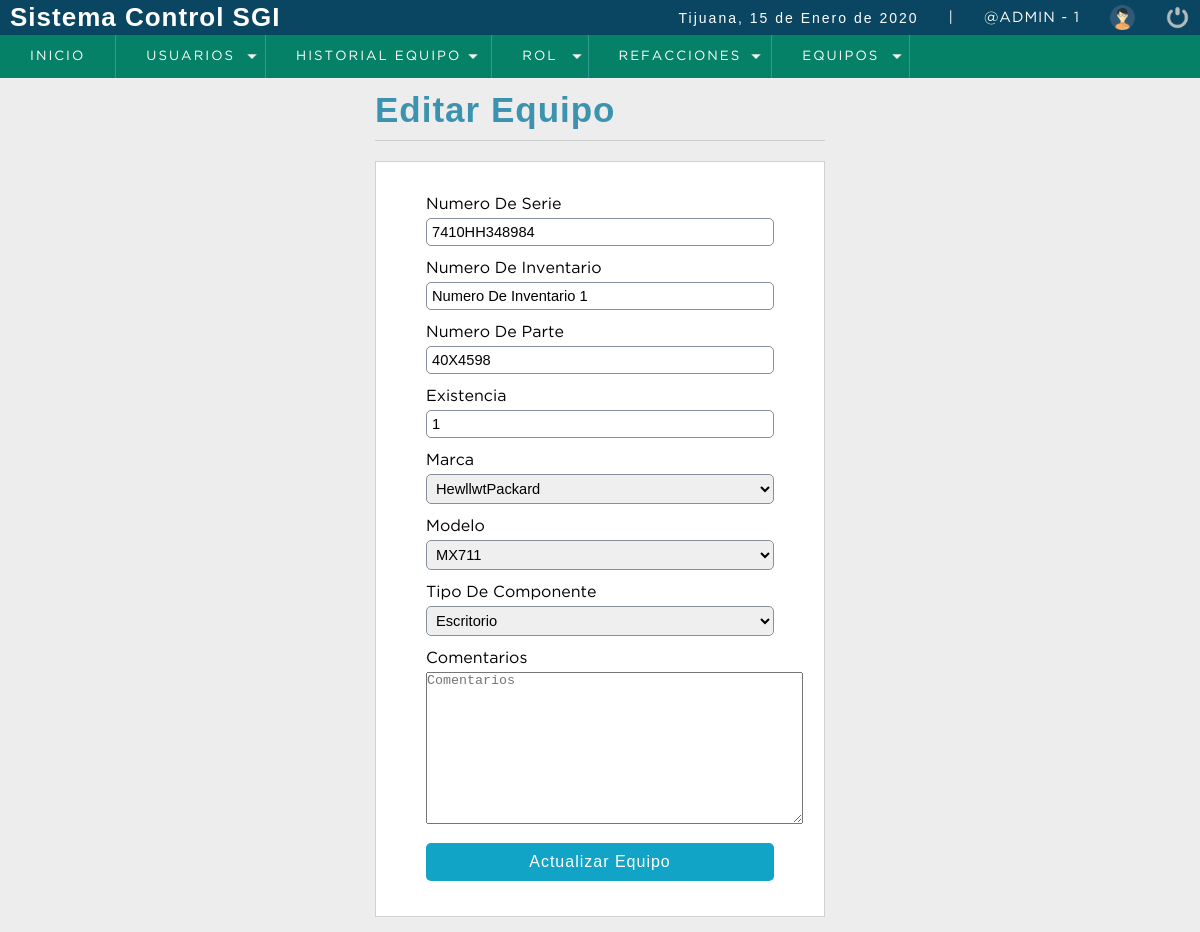
The app's page /sistema/editar_equipo.php?id=1 (signed in) with its own data.
### tables this page shows
CREATE TABLE t_Equipo
(
  id_epo INTEGER UNSIGNED PRIMARY KEY AUTO_INCREMENT,
  num_serie VARCHAR(45) UNIQUE NOT NULL,
  num_inv VARCHAR(45) NULL,
  num_parte VARCHAR(45) NULL,
  existencia INTEGER UNSIGNED NOT NULL,
  id_tipo_componente INT UNSIGNED NOT NULL,
  id_marca INTEGER UNSIGNED NOT NULL,
  id_modelo INTEGER UNSIGNED NOT NULL,
  comentarios TEXT NULL,
   
   
  FOREIGN KEY(id_tipo_componente) REFERENCES t_Tipo_Componente(id_tipo_componente)
    ON DELETE RESTRICT ON UPDATE CASCADE,
  FOREIGN KEY(id_marca) REFERENCES t_Marca(id_marca)
    ON DELETE RESTRICT ON UPDATE CASCADE,
  FOREIGN KEY(id_modelo) REFERENCES t_Modelo(id_modelo)
    ON DELETE RESTRICT ON UPDATE CASCADE
       

 

);

### conexion.php (called while the page is built, shortened)
<?php
  class Conexion
  {
    private static $host = 'localhost';
    private static $user = 'servicios';
    private static $password = 'pcnay2003';
    private static $db_name = 'ordenservicios';
    private static $db_charset = 'uft8';
    public $conexion;
    public $query;
    public $rows = array();
    public function db_open()
    {
      $this->conexion = new mysqli(self::$host,
      self::$user,
      self::$password,
      self::$db_name);
      $this->conexion->set_charset(self::$db_charset);
    }
    public function get_query()
    {
      $result = $this->conexion->query($this->query);
      while ($this->rows[] = $result->fetch_assoc() );
      array_pop($this->rows);
      $datos2 = array();
      if (!empty($this->rows))
      {
        foreach ($this->rows as $nombreCampo => $contenidoCampo)
        {
          array_push($datos2,$contenidoCampo);
        }
      }
      return $datos2;
    }
  }
?>

### sistema/editar_equipo.php (the view, shortened to what this page needs)
<?php
  include "../conexion.php";
  if (empty($_GET['id']))
  {
    header ('Location:listar_equipo.php');
  }
  else
  {
    $id_equipo = $_GET['id'];
    $conectar = new Conexion();
    $conectar->query = "SELECT id_epo,num_serie,num_inv,id_tipo_componente,num_parte,existencia,id_marca,id_modelo,comentarios FROM t_Equipo WHERE id_epo = $id_equipo";
    $datos2 = $conectar->get_query();
    if (empty($datos2))
    {
      header ('Location:lista_refaccion.php');
    }
    else
    {
      for ($n=0;$n<count($datos2);$n++)
      {
        $num_serie = $datos2[$n]['num_serie'];
        $num_inv = $datos2[$n]['num_inv'];
        $num_parte = $datos2[$n]['num_parte'];
        $existencia = $datos2[$n]['existencia'];
        $id_marca = $datos2[$n]['id_marca'];
        $id_modelo = $datos2[$n]['id_modelo'];
        $id_tipo_componente = $datos2[$n]['id_tipo_componente'];
				$comentarios = $datos2[$n]['comentarios'];
      }
      $conectar = new Conexion();
      $conectar->query = "SELECT id_marca,descripcion FROM t_Marca";
      $datos2 = $conectar->get_query();
      $marcas_select = '';
      for ($n=0; $n<count($datos2); $n++)
      {
        $selected = ($id_marca==$datos2[$n]['id_marca']) ? 'selected':'';
        $marcas_select .= '<option value ="'.$datos2[$n]['id_marca'].'"'.$selected.'>'.$datos2[$n]['descripcion'].'</option>';
      }
      $conectar = new Conexion();
      $conectar->query = "SELECT id_modelo,descripcion FROM t_Modelo";
      $datos2 = $conectar->get_query();
      $modelo_select = '';
      for ($n=0; $n<count($datos2); $n++)
      {
        $selected = ($id_modelo==$datos2[$n]['id_modelo']) ? 'selected':'';
        $modelo_select .= '<option value ="'.$datos2[$n]['id_modelo'].'"'.$selected.'>'.$datos2[$n]['descripcion'].'</option>';
      }
      $conectar = new Conexion();
      $conectar->query = "SELECT id_tipo_componente,descripcion FROM t_Tipo_Componente";
      $datos2 = $conectar->get_query();
      $tipo_comp_select = '';
      for ($n=0; $n<count($datos2); $n++)
      {
        $selected = ($id_tipo_componente==$datos2[$n]['id_tipo_componente']) ? 'selected':'';
        $tipo_comp_select .= '<option value ="'.$datos2[$n]['id_tipo_componente'].'"'.$selected.'>'.$datos2[$n]['descripcion'].'</option>';
      }
   }
  }
?>
<!DOCTYPE html>
<html lang="en">
<head>
	<?php include "include/scripts.php"; ?>
</head>
<body>
	<?php include "include/header.php" ?>
	<section id="container">
    <div class="form_register">
      <h1>Editar Equipo</h1>
      <hr>
      <form action ="" method="post">
        <label for="num_serie">Numero De Serie</label>
        <input type="text" name="num_serie" id = "num_serie" placeholder="Numero de Serie" value="<?php echo $num_serie; ?>" >
        <label for="num_inv">Numero De Inventario</label>
        <input type="text" name="num_inv" id = "num_inv" placeholder="Número De Inventario" value="<?php echo $num_inv; ?>">
        <label for="num_parte">Numero De Parte</label>
        <input type="text" name="num_parte" id = "num_parte" placeholder="Numero De Parte" value="<?php echo $num_parte; ?>">
        <label for="existencia">Existencia</label>
        <input type="number" name="existencia" id = "existencia" placeholder="Existencia" value="<?php echo $existencia; ?>">
        <label for="marca">Marca</label>
        <select name="id_marca" id="id_marca" placeholder="Marcas">
            <?php echo $marcas_select; ?>
        </select>
        <label for="marca">Modelo</label>
        <select name="id_modelo" id="id_modelo" placeholder="Modelos">
            <?php echo $modelo_select; ?>
        </select>
        <label for="marca">Tipo De Componente</label>
        <select name="id_tipo_componente" id="id_tipo_componente" placeholder="Tipo De Componente">
            <?php echo $tipo_comp_select; ?>
        </select>
        <label for="comentarios">Comentarios</label>
        <textarea name="comentarios" id="comentarios" cols="45" rows = "10" placeholder="Comentarios"><?php echo $comentarios; ?></textarea>
        <input type="submit" value="Actualizar Equipo" class="btn_save">
      </form>
    </div>
	</section>
</body>
</html>

### sistema/css/style.css (style rules this page uses)
* { margin: 0; padding: 0; box-sizing: border-box; }
body { background: #ededed; }
h1, h2, h3, h4, h5, h6 { font-family: 'arial'; font-weight: bold; letter-spacing: 1px; }
h1 { font-size: 26px; }
#container { padding: 90px 15px 15px; }
.form_register { width:450px; margin:auto; }
.form_register h1 { color:#3c93b0 }
hr { border:0; background:#CCC; height:1px; margin:10px 0; display:block; }
form { background:#FFF; margin:auto; padding:20px 50px; border:1px solid #d1d1d1; }
label { display:block; font-size:12pt; font-family:'GothamBook'; margin:15px auto 5px auto; }
input, select { display:block; width:100%; font-size:11pt; padding:5px; border:1px solid #85929e; border-radius:5px; }
.btn_save { font-size:12pt; background:#12a4c6; padding:10px; color:#FFF; letter-spacing:1px; border:0px; cursor:pointer; margin:15px auto; }
#container h1 { font-size:35px; display:inline-block; }

### records on screen
t_equipo: num_serie "7410HH348984", num_inv "Numero De Inventario 1", num_parte "40X4598", existencia "1"

### other values on screen
fechaC() "15 de Enero de 2020"
$_SESSION['usuario'] "@ADMIN"
$_SESSION['id_rol'] "1"
form field id_marca "HewllwtPackard"
form field id_modelo "MX711"
form field id_tipo_componente "Escritorio"
